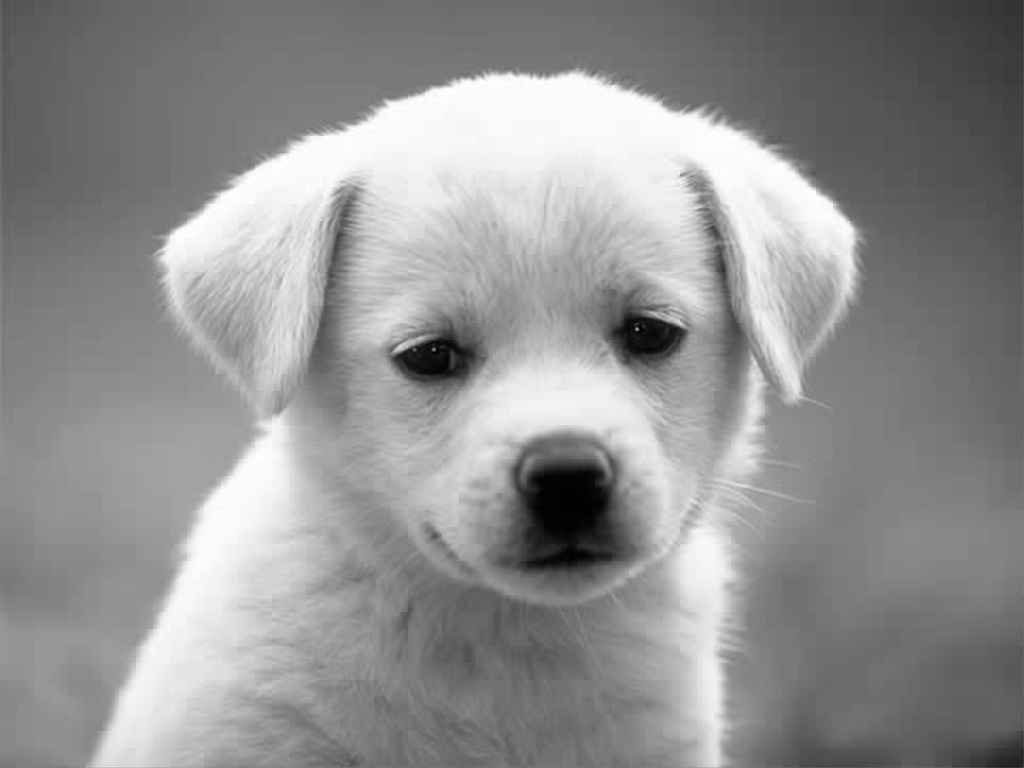
#> input picture 6.pgm_IDCT_17x17-11.png, 1024 x 768 px, given in place of 11.pgm, which was not available
$ jupyter execute --allow-errors TP-1.ipynb   (shell and % lines are left out)   (older library calls are emulated)   (text cells are left out)
#> lines starting #> are read from the running program, lines starting #| are printed output that depends on the picture; long printed decimals are rounded; pictures that were not available may be replaced by others from this repository, and a replacement may not be noted
[cell 1]
import cv2
import io
import os
import numpy as np
import matplotlib.pyplot as plt
import math
from scipy import fftpack
import matplotlib.image as mpimg

np.set_printoptions(precision=1, suppress=True)

[cell 2]
def get_2D_dct(img):
    """ Get 2D Cosine Transform of Image
    """
    return fftpack.dct(fftpack.dct(img.T, norm='ortho').T, norm='ortho')

def get_2d_idct(coefficients):
    """ Get 2D Inverse Cosine Transform of Image
    """
    return fftpack.idct(fftpack.idct(coefficients.T, norm='ortho').T, norm='ortho')

# Calcula o rmse
def rmse(predictions, targets):
    return np.sqrt(((predictions - targets) ** 2).mean())

# Calcula o psnr
def psnr(predictions, targets):
    rmsev = rmse(predictions, targets)
    return 20 * np.log10(255/rmsev)

# Retorna o tamanho de um arquivo em bytes
def file_size(file_path):
    if os.path.isfile(file_path):
        file_info = os.stat(file_path)
        return file_info.st_size

# Printa a imagem em tons de cinza (0-255)
def print_gimage(img, window_name):
    #plt.subplot(121)
    plt.imshow(img, cmap = 'gray', clim=(0, 255))
    plt.title(window_name+" - "+str(img.shape)), plt.xticks([]), plt.yticks([])
    plt.show()

# Printa a imagem em tons de cinza (-128, 127)
def print_sgimage(img, window_name):
    #plt.subplot(121)
    plt.imshow(img, cmap = 'gray', clim=(-128, 127))
    plt.title(window_name+" - "+str(img.shape)), plt.xticks([]), plt.yticks([])
    plt.show()

# Salva um numpy.ndarray, com elementos do tipo numpy.uint8
# em um arquivo, seja .txt ou .bin
def img_to_file(img,output_name,separator=""):
    file = open(output_name, "w")
    img.tofile(file,sep=separator)
    file.close()

# De um arquivo txt ou bin, lê um numpy.ndarray de dimenções
# shape(tupla)
def file_to_img(input_name,separator=""):
    file = open(input_name,"r")
    img = np.fromfile(file,dtype = np.int8,sep=separator)
    #img = img.reshape(shape)
    file.close()
    return img

[cell 3]
# Nome do arquivo de imagem a ser comprimida
input_img_name = "11.pgm"

# Carrega a imagem como um numpy.ndarray, com elementos do tipo numpy.uint8
img = cv2.imread(input_img_name,0)
#> img is the input picture: shape (768, 1024); min 0, max 255, mean 145.8

# Mostra imagem que foi carregada
print_gimage(img,'Input Image')

[cell 4]
#image = cv2.copyMakeBorder(image, pad, pad, pad, pad, cv2.BORDER_REPLICATE)

# Parâmetros da transformada
step    = 8     # Tamanho do bloco DCT
sv_step = 4    # Tamanho do bloco a ser salvo
dif     = step - sv_step

# Tamanho da imagem original
orig_size = img.shape
#> orig_size = (768, 1024)

# Tamanho da DCT, aplicando padding se necessário
dct_size = (orig_size[0]+(step-(orig_size[0]%step))%step,
            orig_size[1]+(step-(orig_size[1]%step))%step)
#> dct_size = (768, 1024)

# Tamanho da DCT reduzida
redu_size = (dct_size[0]-(dif*dct_size[0]//step),
             dct_size[1]-(dif*dct_size[1]//step))
#> redu_size = (384, 512)

# Matriz da DCT completa
DCT = np.zeros(dct_size, dtype=np.float)

# Matriz da DCT apenas com os valores relevantes
reduced_DCT = np.zeros(redu_size, dtype=np.float)

# Imagem em que a DCT será aplicada
dct_img = np.zeros(dct_size, dtype=np.float)
dct_img[:orig_size[0], :orig_size[1]] = (img.astype(float))-128

# Executa a DCT
for y in range(0,dct_size[0],step):
    for x in range(0,dct_size[1],step):
        dct_step = get_2D_dct(dct_img[y:y+step, x:x+step])
        # DCT completa
        DCT[y:y+step, x:x+step] = dct_step
        # DCT reduzida
        reduced_DCT[y*sv_step//step:y*sv_step//step+sv_step,
                    x*sv_step//step:x*sv_step//step+sv_step] = dct_step[:sv_step,:sv_step]
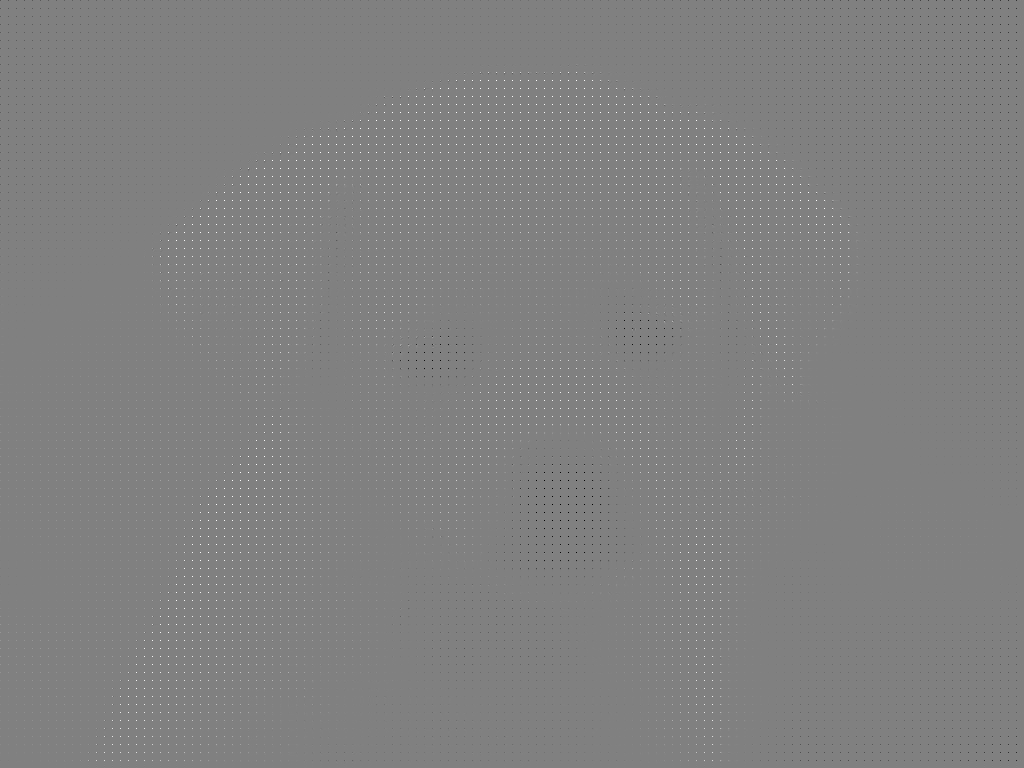
#> DCT: shape (768, 1024) float64; min -1018.5, max 997.5, mean 2.2; drawn with min black and max white

# Aplica quantização na matriz reduzida da DCT
# normalizando os valores para o intervalo [-128, 127]
Q = np.max(np.absolute(reduced_DCT))/127 #Valor de quantização
#> Q = 8.02
reduced_DCT = reduced_DCT/Q

# Converte a matriz para inteiro de 8bits para armazenamento
# (o que serve como maneira de arrendondar os valores da transormada)
reduced_DCT = reduced_DCT.astype(np.int8)

# Visualização dos resultados
print_gimage(img,"Input Image")
print_sgimage(dct_img, "Image for DCT")
print_sgimage(DCT,"DCT")
print_sgimage(reduced_DCT,"Reduced DCT")

# Calcular compressão da DCT reduzida
print("Compressão da DCT reduzida:",100-(reduced_DCT.size/img.size)*100)
#| Compressão da DCT reduzida: 75.0

[cell 5]
# Transformando a o DCT reduzido em um array unidimencional
dct_arr = np.asarray(reduced_DCT).reshape(-1)

# Array codificado
cod_arr = []

# Loop para gerar o array com os comprimentos de corrida dos zeros
i=0
while i < len(dct_arr):
    if (dct_arr[i]!=0):
        cod_arr.append(dct_arr[i])
        i+=1
    else:
        count=1
        while(i+count<len(dct_arr) and count<127 and dct_arr[i+count]==0):
            count+=1
        cod_arr.append(0)
        cod_arr.append(count)
        i+=count
#> this loop made 53918 passes
#> i on passes 1 to 12: 1, 2, 3, 4, 5, 6, 7, 8, 9, 12, 13, 16
#> after the loop, cod_arr = 75182 items; i = 196608


# separando as dimenções da imagem como q=n/d+r com d = 255
h = orig_size[0]
#> h = 768
w = orig_size[1]
#> w = 1024

hnd = h//255
#> hnd = 3
hr = h%255
#> hr = 3

wnd = w//255
#> wnd = 4
wr = w%255
#> wr = 4

header = [hnd, hr, wnd, wr, Q, step, sv_step]
#> header = [3, 3, 4, 4, 8.02, 8, 4]

print(header)
#| [3, 3, 4, 4, 8.020, 8, 4]

header.extend(cod_arr)
cod_arr = header
#> cod_arr = 75189 items
cod_arr = np.array(cod_arr,dtype = np.int8)

x = np.uint8(cod_arr[0])*255 + np.uint8(cod_arr[1])
#> x = 768
y = np.uint8(cod_arr[2])*255 + np.uint8(cod_arr[3])
#> y = 1024

print((x,y))
#| (768, 1024)
print(orig_size)
#| (768, 1024)
print(cod_arr[0],cod_arr[1])
#| 3 3

# Calculr a compressão do comprimento de corrida aplicado
print("")
print("Compressão do comprimento de corrida:",100-len(cod_arr)/len(dct_arr)*100)
#| Compressão do comprimento de corrida: 61.757
print("len coded array:",len(cod_arr))
#| len coded array: 75189

[cell 6]
img_to_file(img,"original.bin")
img_to_file(cod_arr,"coded_compressed.bin")

#> (the rest of this cell did not finish here and is left out)


[cell 7]
# Arquivo comprimido
arq_arr = file_to_img("coded_compressed.bin")

# Separando o header da imagem codificada
arq_arr_header = arq_arr[:7]
arq_arr = arq_arr[7:]

# Array decodificado
decod_arr = []

# Decodifica o arquivo de bytes gerado pela compressão
i=0
while i < len(arq_arr):
    if arq_arr[i] != 0:
        decod_arr.append(arq_arr[i])
        if (i == len(arq_arr)-2):
            decod_arr.append(arq_arr[i+1])
    else:
        for j in range(arq_arr[i+1]):
            decod_arr.append(0)
        i+=1
    i+=1
decoded_arr = np.array(decod_arr,dtype = np.int8)

# Tamanho da imagem original armazenado no header
orig_size = (np.uint8(arq_arr_header[0])*255 + np.uint8(arq_arr_header[1]),
            np.uint8(arq_arr_header[2])*255 + np.uint8(arq_arr_header[3]))

# DCT reduzida obtida na decodificação
reduced_DCT = decoded_arr.reshape(redu_size)


$ run again, on IDCT_8x8-1.png
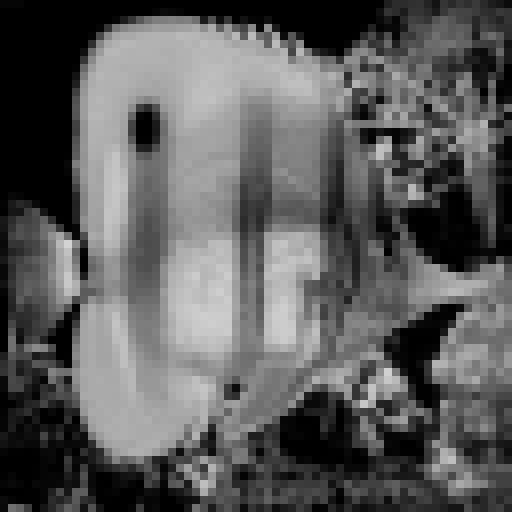
#> input picture IDCT_8x8-1.png, 512 x 512 px, given in place of 11.pgm, which was not available
#> img is the input picture: shape (512, 512); min 0, max 211, mean 91.6
#> `dct_img[:orig_size[0], :orig_size[1]] = (img.astype(float))-128`:
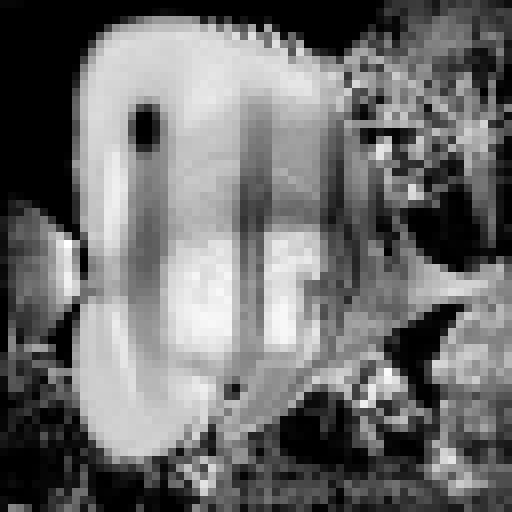
#> dct_img: shape (512, 512) float64; min -128, max 83, mean -36.4; drawn with min black and max white
#> after the loop `for y in range(0,dct_size[0],step):`:
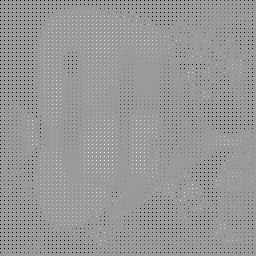
#> reduced_DCT: shape (256, 256) float64; min -1024, max 664, mean -18.2; drawn with min black and max white
#> Q = 8.06
#| Compressão da DCT reduzida: 75.0
#> the loop `while i < len(dct_arr):` made 8438 passes
#> i on passes 1 to 8: 1, 4, 5, 8, 9, 12, 13, 16
#> after the loop `while i < len(dct_arr):`: cod_arr = 12849 values, max 127 at index 191, min -127 at index 9, mean -6.7; i = 65536
#> header = [2, 2, 2, 2, 8.06, 8, 4]
#| [2, 2, 2, 2, 8.063, 8, 4]
#> `cod_arr = header`: cod_arr = 12856 values, max 127 at index 198, min -127 at index 16, mean -6.7
#> x = 512
#| (512, 512)
#| (512, 512)
#| 2 2
#| Compressão do comprimento de corrida: 80.383
#| len coded array: 12856
